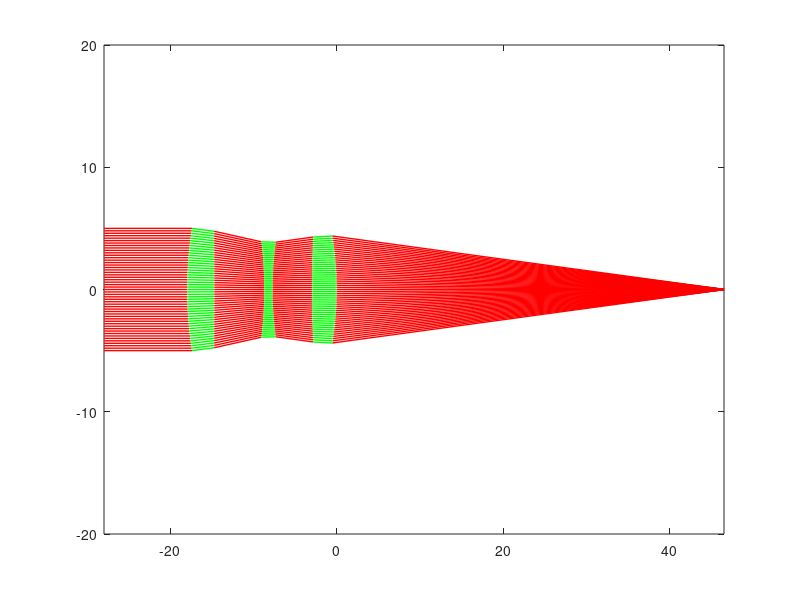

Write the MATLAB code that produced this figure.
clc;clear;
close all;
% [surface_num,distance,material,aperture] = Parameter_Setting;
sk16 = 1.62041;
f2 = 1.647690;
surface_num = 6;
distance = [10,3.258956,6.007551,0.999746,4.750409,2.952976,42.41507];
material = [1,sk16,1,f2,1,sk16,1];
y_radius = [22.01359,-435.7604,-22.21328,20.29192,79.6836,-18.39533];
aperture = 10;

%%
%%
c = 1./y_radius;

Mtot = [ 1,0;...
         0,1 ];
     
for ii = 1:surface_num-1
    M_r = [ 1 -((material(ii+1)- material(ii)).*c(ii)) ; 0 1 ];
    M_t = [ 1 0 ; distance(ii+1)./material(ii+1) 1 ];
    Mtot = M_t * M_r * Mtot ;
end

ii = surface_num ;
Mtot = [ 1 -(( material(ii+1)- material(ii) ).*c(ii)) ; 0 1 ] * Mtot ;
B = Mtot(1,1) ; A = - Mtot(1,2) ;
D = -Mtot(2,1) ; C = Mtot(2,2) ;
beta = ( B + A .* ( -inf./material(1) ) ).^(-1) ;
paraxial_focal_distance = (material(surface_num+1)./A ).* (C-beta)

distance(end) = paraxial_focal_distance;

%%
line_num = 51;

if mod(line_num,2)==0
    line_num = line_num+1;
end

x = linspace(-aperture/2,aperture/2,line_num);
y = linspace(-aperture/2,aperture/2,line_num);

[s_x,s_y] = meshgrid(x,y);
r = sqrt(s_x.^2+s_y.^2);

s_x(r>aperture/2) = nan; s_y(r>aperture/2) = nan;
s_x = reshape(s_x,1,numel(s_x)); s_y = reshape(s_y,1,numel(s_y));
s_x(isnan(s_x))=[]; s_y(isnan(s_y))=[]; s_z = zeros(1,numel(s_x));
delta = s_z;
L = s_z; M = s_z; N = ones(1,numel(s_z));

%%
c = 1./y_radius;
s_x_all = cell(1,numel(distance)); s_y_all = cell(1,numel(distance)); s_z_all = cell(1,numel(distance));

for i = 1:numel(distance)
    z0 = s_z+distance(i)-N.*delta;
    x0 = s_x+(L./N).*(z0-s_z);
    y0 = s_y+(M./N).*(z0-s_z);
    
    if i==numel(distance)
        x = [s_x;x0];    y = [s_y;y0];    z = [s_z;z0];
        s_x_all{i} = x;  s_y_all{i} = y;  s_z_all{i} = z;
    else
        F = c(i).*(x0.^2 + y0.^2);
        G = N - c(i).*(L.*x0 + M.*y0);
        delta = F ./ ( G + (G.^2 - c(i).*F).^(1/2));

        x1 = x0 +L.*delta;
        y1 = y0 +M.*delta;
        z1 = z0 +N.*delta;

        x = [s_x;x1];    y = [s_y;y1];    z = [s_z;z1];
        s_x_all{i} = x;  s_y_all{i} = y;  s_z_all{i} = z;
        
        cosI = (G.^2-c(i).*F).^(1/2);
        nprime_cosIprime = ((material(i+1).^2)-((material(i).^2).*(1-cosI.^2))).^(1/2);
        k = c(i).*(nprime_cosIprime-material(i).*cosI);
        
        Lprime = (material(i).*L-k.*x1)./material(i+1); L = Lprime; 
        Mprime = (material(i).*M-k.*y1)./material(i+1); M = Mprime; 
        Nprime = (1-(Lprime.^2+Mprime.^2)).^(1/2);      N = Nprime;
        
        s_x = x1 ;  s_y = y1 ;s_z = z1 ;
    end
end



%%
index = find(s_x_all{1}(1,:)==0);

figure
for n = 1:numel(distance)
    if material(n)==1
        line_color = 'r';
    else
        line_color = 'g';
    end
    plot(s_z_all{n}(:,index)-sum(distance(1:end-1)),s_y_all{n}(:,index),'color',line_color,'linewidth',1)
    hold on
end
ylim([-aperture*2,aperture*2])
xlim([-sum(distance(1:end-1)),distance(end)])




